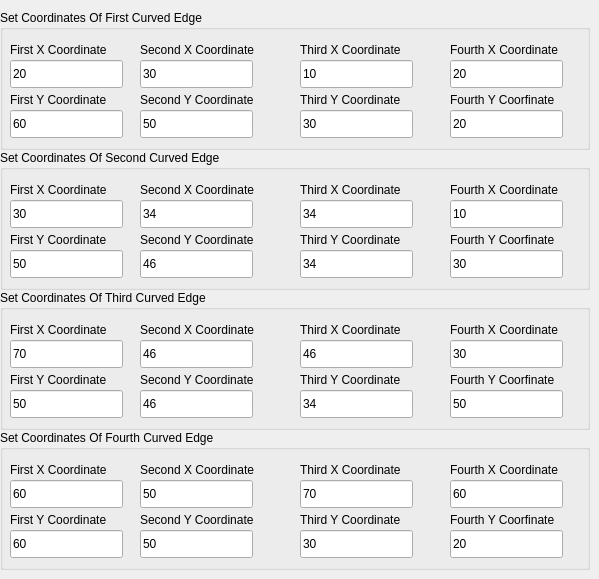
     <widget class="QWidget" name="Tensor_Coons_Patch_Page">
      <widget class="QGroupBox" name="groupBox_21">
       <property name="geometry">
        <rect>
         <x>0</x>
         <y>10</y>
         <width>590</width>
         <height>140</height>
        </rect>
       </property>
       <property name="title">
        <string>Set Coordinates Of First Curved Edge</string>
       </property>
       <widget class="QLabel" name="label_82">
        <property name="geometry">
         <rect>
          <x>10</x>
          <y>30</y>
          <width>118</width>
          <height>20</height>
         </rect>
        </property>
        <property name="text">
         <string>First X Coordinate</string>
        </property>
       </widget>
       <widget class="QLineEdit" name="First_X_Coordinate_First_Edge_3">
        <property name="geometry">
         <rect>
          <x>10</x>
          <y>50</y>
          <width>113</width>
          <height>28</height>
         </rect>
        </property>
        <property name="text">
         <string>20</string>
        </property>
       </widget>
       <widget class="QLabel" name="label_83">
        <property name="geometry">
         <rect>
          <x>10</x>
          <y>80</y>
          <width>117</width>
          <height>20</height>
         </rect>
        </property>
        <property name="text">
         <string>First Y Coordinate</string>
        </property>
       </widget>
       <widget class="QLineEdit" name="First_Y_Coordinate_First_Edge_3">
        <property name="geometry">
         <rect>
          <x>10</x>
          <y>100</y>
          <width>113</width>
          <height>28</height>
         </rect>
        </property>
        <property name="text">
         <string>60</string>
        </property>
       </widget>
       <widget class="QLabel" name="label_84">
        <property name="geometry">
         <rect>
          <x>140</x>
          <y>30</y>
          <width>140</width>
          <height>20</height>
         </rect>
        </property>
        <property name="text">
         <string>Second X Coordinate</string>
        </property>
       </widget>
       <widget class="QLineEdit" name="Second_X_Coordinate_First_Edge_3">
        <property name="geometry">
         <rect>
          <x>140</x>
          <y>50</y>
          <width>113</width>
          <height>28</height>
         </rect>
        </property>
        <property name="text">
         <string>30</string>
        </property>
       </widget>
       <widget class="QLabel" name="label_85">
        <property name="geometry">
         <rect>
          <x>140</x>
          <y>80</y>
          <width>139</width>
          <height>20</height>
         </rect>
        </property>
        <property name="text">
         <string>Second Y Coordinate</string>
        </property>
       </widget>
       <widget class="QLineEdit" name="Second_Y_Coordinate_First_Edge_3">
        <property name="geometry">
         <rect>
          <x>140</x>
          <y>100</y>
          <width>113</width>
          <height>28</height>
         </rect>
        </property>
        <property name="text">
         <string>50</string>
        </property>
       </widget>
       <widget class="QLabel" name="label_86">
        <property name="geometry">
         <rect>
          <x>300</x>
          <y>30</y>
          <width>125</width>
          <height>20</height>
         </rect>
        </property>
        <property name="text">
         <string>Third X Coordinate</string>
        </property>
       </widget>
       <widget class="QLineEdit" name="Third_X_Coordinate_First_Edge_3">
        <property name="geometry">
         <rect>
          <x>300</x>
          <y>50</y>
          <width>113</width>
          <height>28</height>
         </rect>
        </property>
        <property name="text">
         <string>10</string>
        </property>
       </widget>
       <widget class="QLabel" name="label_87">
        <property name="geometry">
         <rect>
          <x>300</x>
          <y>80</y>
          <width>124</width>
          <height>20</height>
         </rect>
        </property>
        <property name="text">
         <string>Third Y Coordinate</string>
        </property>
       </widget>
       <widget class="QLineEdit" name="Third_Y_Coordinate_First_Edge_3">
        <property name="geometry">
         <rect>
          <x>300</x>
          <y>100</y>
          <width>113</width>
          <height>28</height>
         </rect>
        </property>
        <property name="text">
         <string>30</string>
        </property>
       </widget>
       <widget class="QLabel" name="label_88">
        <property name="geometry">
         <rect>
          <x>450</x>
          <y>30</y>
          <width>133</width>
          <height>20</height>
         </rect>
        </property>
        <property name="text">
         <string>Fourth X Coordinate</string>
        </property>
       </widget>
       <widget class="QLineEdit" name="Fourth_X_Coordinate_First_Edge_3">
        <property name="geometry">
         <rect>
          <x>450</x>
          <y>50</y>
          <width>113</width>
          <height>28</height>
         </rect>
        </property>
        <property name="text">
         <string>20</string>
        </property>
       </widget>
       <widget class="QLabel" name="label_89">
        <property name="geometry">
         <rect>
          <x>450</x>
          <y>80</y>
          <width>128</width>
          <height>20</height>
         </rect>
        </property>
        <property name="text">
         <string>Fourth Y Coorfinate</string>
        </property>
       </widget>
       <widget class="QLineEdit" name="Fourth_Y_Coordinate_First_Edge_3">
        <property name="geometry">
         <rect>
          <x>450</x>
          <y>100</y>
          <width>113</width>
          <height>28</height>
         </rect>
        </property>
        <property name="text">
         <string>20</string>
        </property>
       </widget>
      </widget>
      <widget class="QGroupBox" name="groupBox_22">
       <property name="geometry">
        <rect>
         <x>0</x>
         <y>150</y>
         <width>590</width>
         <height>140</height>
        </rect>
       </property>
       <property name="title">
        <string>Set Coordinates Of Second Curved Edge</string>
       </property>
       <widget class="QLabel" name="label_90">
        <property name="geometry">
         <rect>
          <x>10</x>
          <y>30</y>
          <width>118</width>
          <height>20</height>
         </rect>
        </property>
        <property name="text">
         <string>First X Coordinate</string>
        </property>
       </widget>
       <widget class="QLineEdit" name="First_X_Coordinate_Second_Edge_3">
        <property name="geometry">
         <rect>
          <x>10</x>
          <y>50</y>
          <width>113</width>
          <height>28</height>
         </rect>
        </property>
        <property name="text">
         <string>30</string>
        </property>
       </widget>
       <widget class="QLabel" name="label_91">
        <property name="geometry">
         <rect>
          <x>10</x>
          <y>80</y>
          <width>117</width>
          <height>20</height>
         </rect>
        </property>
        <property name="text">
         <string>First Y Coordinate</string>
        </property>
       </widget>
       <widget class="QLineEdit" name="First_Y_Coordinate_Second_Edge_3">
        <property name="geometry">
         <rect>
          <x>10</x>
          <y>100</y>
          <width>113</width>
          <height>28</height>
         </rect>
        </property>
        <property name="text">
         <string>50</string>
        </property>
       </widget>
       <widget class="QLabel" name="label_92">
        <property name="geometry">
         <rect>
          <x>140</x>
          <y>30</y>
          <width>140</width>
          <height>20</height>
         </rect>
        </property>
        <property name="text">
         <string>Second X Coordinate</string>
        </property>
       </widget>
       <widget class="QLineEdit" name="Second_X_Coordinate_Second_Edge_3">
        <property name="geometry">
         <rect>
          <x>140</x>
          <y>50</y>
          <width>113</width>
          <height>28</height>
         </rect>
        </property>
        <property name="text">
         <string>34</string>
        </property>
       </widget>
       <widget class="QLabel" name="label_93">
        <property name="geometry">
         <rect>
          <x>140</x>
          <y>80</y>
          <width>139</width>
          <height>20</height>
         </rect>
        </property>
        <property name="text">
         <string>Second Y Coordinate</string>
        </property>
       </widget>
       <widget class="QLineEdit" name="Second_Y_Coordinate_Second_Edge_3">
        <property name="geometry">
         <rect>
          <x>140</x>
          <y>100</y>
          <width>113</width>
          <height>28</height>
         </rect>
        </property>
        <property name="text">
         <string>46</string>
        </property>
       </widget>
       <widget class="QLabel" name="label_94">
        <property name="geometry">
         <rect>
          <x>300</x>
          <y>30</y>
          <width>125</width>
          <height>20</height>
         </rect>
        </property>
        <property name="text">
         <string>Third X Coordinate</string>
        </property>
       </widget>
       <widget class="QLineEdit" name="Third_X_Coordinate_Second_Edge_3">
        <property name="geometry">
         <rect>
          <x>300</x>
          <y>50</y>
          <width>113</width>
          <height>28</height>
         </rect>
        </property>
        <property name="text">
         <string>34</string>
        </property>
       </widget>
       <widget class="QLabel" name="label_95">
        <property name="geometry">
         <rect>
          <x>300</x>
          <y>80</y>
          <width>124</width>
          <height>20</height>
         </rect>
        </property>
        <property name="text">
         <string>Third Y Coordinate</string>
        </property>
       </widget>
       <widget class="QLineEdit" name="Third_Y_Coordinate_Second_Edge_3">
        <property name="geometry">
         <rect>
          <x>300</x>
          <y>100</y>
          <width>113</width>
          <height>28</height>
         </rect>
        </property>
        <property name="text">
         <string>34</string>
        </property>
       </widget>
       <widget class="QLabel" name="label_96">
        <property name="geometry">
         <rect>
          <x>450</x>
          <y>30</y>
          <width>133</width>
          <height>20</height>
         </rect>
        </property>
        <property name="text">
         <string>Fourth X Coordinate</string>
        </property>
       </widget>
       <widget class="QLineEdit" name="Fourth_X_Coordinate_Second_Edge_3">
        <property name="geometry">
         <rect>
          <x>450</x>
          <y>50</y>
          <width>113</width>
          <height>28</height>
         </rect>
        </property>
        <property name="text">
         <string>10</string>
        </property>
       </widget>
       <widget class="QLabel" name="label_97">
        <property name="geometry">
         <rect>
          <x>450</x>
          <y>80</y>
          <width>128</width>
          <height>20</height>
         </rect>
        </property>
        <property name="text">
         <string>Fourth Y Coorfinate</string>
        </property>
       </widget>
       <widget class="QLineEdit" name="Fourth_Y_Coordinate_Second_Edge_3">
        <property name="geometry">
         <rect>
          <x>450</x>
          <y>100</y>
          <width>113</width>
          <height>28</height>
         </rect>
        </property>
        <property name="text">
         <string>30</string>
        </property>
       </widget>
      </widget>
      <widget class="QGroupBox" name="groupBox_23">
       <property name="geometry">
        <rect>
         <x>0</x>
         <y>290</y>
         <width>590</width>
         <height>140</height>
        </rect>
       </property>
       <property name="title">
        <string>Set Coordinates Of Third Curved Edge</string>
       </property>
       <widget class="QLabel" name="label_98">
        <property name="geometry">
         <rect>
          <x>10</x>
          <y>30</y>
          <width>118</width>
          <height>20</height>
         </rect>
        </property>
        <property name="text">
         <string>First X Coordinate</string>
        </property>
       </widget>
       <widget class="QLineEdit" name="First_X_Coordinate_Third_Edge_3">
        <property name="geometry">
         <rect>
          <x>10</x>
          <y>50</y>
          <width>113</width>
          <height>28</height>
         </rect>
        </property>
        <property name="text">
         <string>70</string>
        </property>
       </widget>
       <widget class="QLabel" name="label_99">
        <property name="geometry">
         <rect>
          <x>10</x>
          <y>80</y>
          <width>117</width>
          <height>20</height>
         </rect>
        </property>
        <property name="text">
         <string>First Y Coordinate</string>
        </property>
       </widget>
       <widget class="QLineEdit" name="First_Y_Coordinate_Third_Edge_3">
        <property name="geometry">
         <rect>
          <x>10</x>
          <y>100</y>
          <width>113</width>
          <height>28</height>
         </rect>
        </property>
        <property name="text">
         <string>50</string>
        </property>
       </widget>
       <widget class="QLabel" name="label_100">
        <property name="geometry">
         <rect>
          <x>140</x>
          <y>30</y>
          <width>140</width>
          <height>20</height>
         </rect>
        </property>
        <property name="text">
         <string>Second X Coordinate</string>
        </property>
       </widget>
       <widget class="QLineEdit" name="Second_X_Coordinate_Third_Edge_3">
        <property name="geometry">
         <rect>
          <x>140</x>
          <y>50</y>
          <width>113</width>
          <height>28</height>
         </rect>
        </property>
        <property name="text">
         <string>46</string>
        </property>
       </widget>
       <widget class="QLabel" name="label_101">
        <property name="geometry">
         <rect>
          <x>140</x>
          <y>80</y>
          <width>139</width>
          <height>20</height>
         </rect>
        </property>
        <property name="text">
         <string>Second Y Coordinate</string>
        </property>
       </widget>
       <widget class="QLineEdit" name="Second_Y_Coordinate_Third_Edge_3">
        <property name="geometry">
         <rect>
          <x>140</x>
          <y>100</y>
          <width>113</width>
          <height>28</height>
         </rect>
        </property>
        <property name="text">
         <string>46</string>
        </property>
       </widget>
       <widget class="QLabel" name="label_102">
        <property name="geometry">
         <rect>
          <x>300</x>
          <y>30</y>
          <width>125</width>
          <height>20</height>
         </rect>
        </property>
        <property name="text">
         <string>Third X Coordinate</string>
        </property>
       </widget>
       <widget class="QLineEdit" name="Third_X_Coordinate_Third_Edge_3">
        <property name="geometry">
         <rect>
          <x>300</x>
          <y>50</y>
          <width>113</width>
          <height>28</height>
         </rect>
        </property>
        <property name="text">
         <string>46</string>
        </property>
       </widget>
       <widget class="QLabel" name="label_103">
        <property name="geometry">
         <rect>
          <x>300</x>
          <y>80</y>
          <width>124</width>
          <height>20</height>
         </rect>
        </property>
        <property name="text">
         <string>Third Y Coordinate</string>
        </property>
       </widget>
       <widget class="QLineEdit" name="Third_Y_Coordinate_Third_Edge_3">
        <property name="geometry">
         <rect>
          <x>300</x>
          <y>100</y>
          <width>113</width>
          <height>28</height>
         </rect>
        </property>
        <property name="text">
         <string>34</string>
        </property>
       </widget>
       <widget class="QLabel" name="label_104">
        <property name="geometry">
         <rect>
          <x>450</x>
          <y>30</y>
          <width>133</width>
          <height>20</height>
         </rect>
        </property>
        <property name="text">
         <string>Fourth X Coordinate</string>
        </property>
       </widget>
       <widget class="QLineEdit" name="Fourth_X_Coordinate_Third_Edge_3">
        <property name="geometry">
         <rect>
          <x>450</x>
          <y>50</y>
          <width>113</width>
          <height>28</height>
         </rect>
        </property>
        <property name="text">
         <string>30</string>
        </property>
       </widget>
       <widget class="QLabel" name="label_105">
        <property name="geometry">
         <rect>
          <x>450</x>
          <y>80</y>
          <width>128</width>
          <height>20</height>
         </rect>
        </property>
        <property name="text">
         <string>Fourth Y Coorfinate</string>
        </property>
       </widget>
       <widget class="QLineEdit" name="Fourth_Y_Coordinate_Third_Edge_3">
        <property name="geometry">
         <rect>
          <x>450</x>
          <y>100</y>
          <width>113</width>
          <height>28</height>
         </rect>
        </property>
        <property name="text">
         <string>50</string>
        </property>
       </widget>
      </widget>
      <widget class="QGroupBox" name="groupBox_24">
       <property name="geometry">
        <rect>
         <x>0</x>
         <y>430</y>
         <width>590</width>
         <height>140</height>
        </rect>
       </property>
       <property name="title">
        <string>Set Coordinates Of Fourth Curved Edge</string>
       </property>
       <widget class="QLabel" name="label_106">
        <property name="geometry">
         <rect>
          <x>10</x>
          <y>30</y>
          <width>118</width>
          <height>20</height>
         </rect>
        </property>
        <property name="text">
         <string>First X Coordinate</string>
        </property>
       </widget>
       <widget class="QLineEdit" name="First_X_Coordinate_Fourth_Edge_3">
        <property name="geometry">
         <rect>
          <x>10</x>
          <y>50</y>
          <width>113</width>
          <height>28</height>
         </rect>
        </property>
        <property name="text">
         <string>60</string>
        </property>
       </widget>
       <widget class="QLabel" name="label_107">
        <property name="geometry">
         <rect>
          <x>10</x>
          <y>80</y>
          <width>117</width>
          <height>20</height>
         </rect>
        </property>
        <property name="text">
         <string>First Y Coordinate</string>
        </property>
       </widget>
       <widget class="QLineEdit" name="First_Y_Coordinate_Fourth_Edge_3">
        <property name="geometry">
         <rect>
          <x>10</x>
          <y>100</y>
          <width>113</width>
          <height>28</height>
         </rect>
        </property>
        <property name="text">
         <string>60</string>
        </property>
       </widget>
       <widget class="QLabel" name="label_108">
        <property name="geometry">
         <rect>
          <x>140</x>
          <y>30</y>
          <width>140</width>
          <height>20</height>
         </rect>
        </property>
        <property name="text">
         <string>Second X Coordinate</string>
        </property>
       </widget>
       <widget class="QLineEdit" name="Second_X_Coordinate_Fourth_Edge_3">
        <property name="geometry">
         <rect>
          <x>140</x>
          <y>50</y>
          <width>113</width>
          <height>28</height>
         </rect>
        </property>
        <property name="text">
         <string>50</string>
        </property>
       </widget>
       <widget class="QLabel" name="label_109">
        <property name="geometry">
         <rect>
          <x>140</x>
          <y>80</y>
          <width>139</width>
          <height>20</height>
         </rect>
        </property>
        <property name="text">
         <string>Second Y Coordinate</string>
        </property>
       </widget>
       <widget class="QLineEdit" name="Second_Y_Coordinate_Fourth_Edge_3">
        <property name="geometry">
         <rect>
          <x>140</x>
          <y>100</y>
          <width>113</width>
          <height>28</height>
         </rect>
        </property>
        <property name="text">
         <string>50</string>
        </property>
       </widget>
       <widget class="QLabel" name="label_110">
        <property name="geometry">
         <rect>
          <x>300</x>
          <y>30</y>
          <width>125</width>
          <height>20</height>
         </rect>
        </property>
        <property name="text">
         <string>Third X Coordinate</string>
        </property>
       </widget>
       <widget class="QLineEdit" name="Third_X_Coordinate_Fourth_Edge_3">
        <property name="geometry">
         <rect>
          <x>300</x>
          <y>50</y>
          <width>113</width>
          <height>28</height>
         </rect>
        </property>
        <property name="text">
         <string>70</string>
        </property>
       </widget>
       <widget class="QLabel" name="label_111">
        <property name="geometry">
         <rect>
          <x>300</x>
          <y>80</y>
          <width>124</width>
          <height>20</height>
         </rect>
        </property>
        <property name="text">
         <string>Third Y Coordinate</string>
        </property>
       </widget>
       <widget class="QLineEdit" name="Third_Y_Coordinate_Fourth_Edge_3">
        <property name="geometry">
         <rect>
          <x>300</x>
          <y>100</y>
          <width>113</width>
          <height>28</height>
         </rect>
        </property>
        <property name="text">
         <string>30</string>
        </property>
       </widget>
       <widget class="QLabel" name="label_112">
        <property name="geometry">
         <rect>
          <x>450</x>
          <y>30</y>
          <width>133</width>
          <height>20</height>
         </rect>
        </property>
        <property name="text">
         <string>Fourth X Coordinate</string>
        </property>
       </widget>
       <widget class="QLineEdit" name="Fourth_X_Coordinate_Fourth_Edge_3">
        <property name="geometry">
         <rect>
          <x>450</x>
          <y>50</y>
          <width>113</width>
          <height>28</height>
         </rect>
        </property>
        <property name="text">
         <string>60</string>
        </property>
       </widget>
       <widget class="QLabel" name="label_113">
        <property name="geometry">
         <rect>
          <x>450</x>
          <y>80</y>
          <width>128</width>
          <height>20</height>
         </rect>
        </property>
        <property name="text">
         <string>Fourth Y Coorfinate</string>
        </property>
       </widget>
       <widget class="QLineEdit" name="Fourth_Y_Coordinate_Fourth_Edge_3">
        <property name="geometry">
         <rect>
          <x>450</x>
          <y>100</y>
          <width>113</width>
          <height>28</height>
         </rect>
        </property>
        <property name="text">
         <string>20</string>
        </property>
       </widget>
      </widget>
     </widget>
